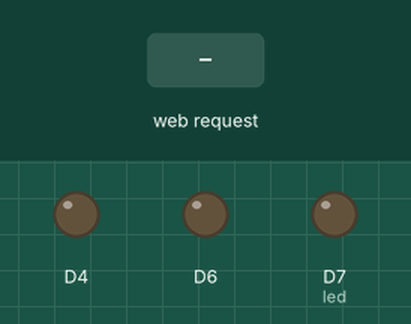
A sketch run on a simulated ESP8266 (NodeMCU). Shown: output pins drawn as LEDs (lit = HIGH). The inputs (shaded band) are chosen by the test bench. WiFi joins after 1.5 s; servers stay silent unless stated; what the sketch prints to the serial monitor is not drawn.

Above: at 2.7 s.
2.8 s: HTTP request GET /blue received
At 4.0 s:
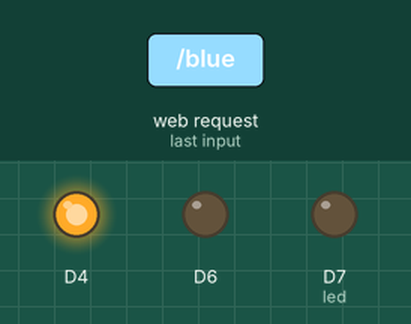
4.3 s: HTTP request GET /pink received
At 5.2 s:
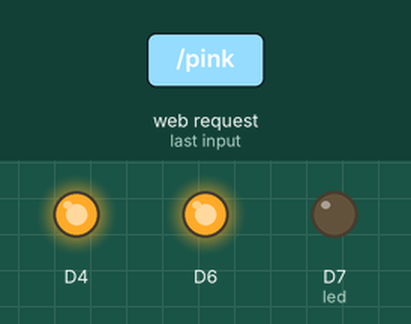
5.8 s: HTTP request GET /blue received
At 6.3 s:
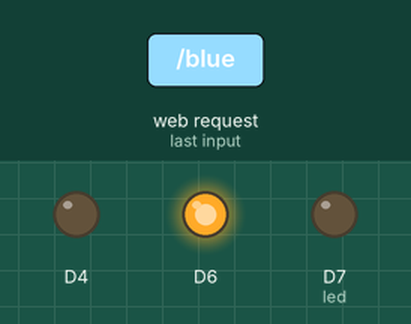
Timing chart, 0 to 8.8 s (numbered marks = the images above; inputs shaded):
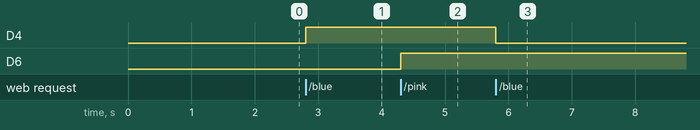

Measured:
- after the input at 2.8 s, D4: LOW → HIGH at once
- after the input at 4.3 s, D6: LOW → HIGH at once
- after the input at 5.8 s, D4: HIGH → LOW at once

The sketch:

IoTLampServer.ino
```cpp
#include <ESP8266WiFi.h>
#include <WiFiClient.h>
#include <ESP8266WebServer.h>
#include <ESP8266mDNS.h>
ESP8266WebServer server(80);

const int led = 13;
int lamps[2] = {0, 0};

void root() {
  String str = "";

  str += "<!DOCTYPE html>";
  str += "<html lang=\"en\">";
  str += "<head>";
  str += "    <meta charset=\"utf-8\" />";
  str += "    <meta name=\"viewport\" content=\"width=device-width, initial-scale=1.0, user-scalable = no\" />";
  str += "    <meta name=\"apple-mobile-web-app-capable\" content=\"yes\" />";
  str += "    <meta name=\"apple-mobile-web-app-status-bar-style\" content=\"black\" />";
  str += "    <meta name=\"format-detection\" content=\"telephone=no\" />";
  str += "    <meta name=\"theme-color\" content=\"#212121\">";
  str += "    <meta name=\"HandheldFriendly\" content=\"true\">";
  str += "    <meta name=\"msapplication-TileColor\" content=\"#212121\">";
  str += "    <style type=\"text/css\">";
  str += "        body {";
  str += "            margin: 0;";
  str += "            background-color: #212121;";
  str += "        }";
  str += "        #l1,#l2 {";
  str += "            display: block;";
  str += "            user-select: none;";
  str += "            cursor: pointer;";
  str += "            text-align: center;";
  str += "            width: 3em;";
  str += "            height: 3em;";
  str += "            line-height: 3em;";
  str += "            border-radius: 10em;";
  str += "            background-color: royalblue;";
  str += "            color: white;";
  str += "            font-size: 200%;";
  str += "            margin: 0 auto;";
  str += "            text-decoration:none";
  str += "        }";
  str += "        #l2 {";
  str += "            background-color: hotpink;";
  str += "        }";
  str += "    </style>";
  str += "</head>";
  str += "<body>";
  str += "    <br/><br/><br/><br/><br/><br/>";
  str += "    <a id=\"l1\" href=\"/blue\"><a>";
  str += "    <br/><br/><br/>";
  str += "    <a id=\"l2\" href=\"/pink\"><a>";
  str += "</body>";
  str += "</html>";

  server.send(200, "text/html", str);
}

void lamp(int idx, int gpio) {
  lamps[idx] += 1;
  if (lamps[idx] >= 2)
    lamps[idx] = 0;
  digitalWrite(gpio, lamps[idx]);
  root();
}

void setup(void) {
  pinMode(led, OUTPUT);
  pinMode(D4, OUTPUT);
  pinMode(D6, OUTPUT);
  digitalWrite(led, 0);
  Serial.begin(115200);
  WiFi.mode(WIFI_STA);
  WiFi.begin("NSH-Router", "!oTpa55!");

  while (WiFi.status() != WL_CONNECTED) {
    delay(500);
    Serial.print(".");
  }
  Serial.println(WiFi.localIP());
  MDNS.begin("esp8266");

  server.on("/", root);

  server.on("/blue", []() {
    lamp(0, D4);
  });

  server.on("/pink", []() {
    lamp(1, D6);
  });

  server.begin();
  Serial.println("My Lamp Server Started");
}

void loop(void) {
  server.handleClient();
  MDNS.update();
}
```
